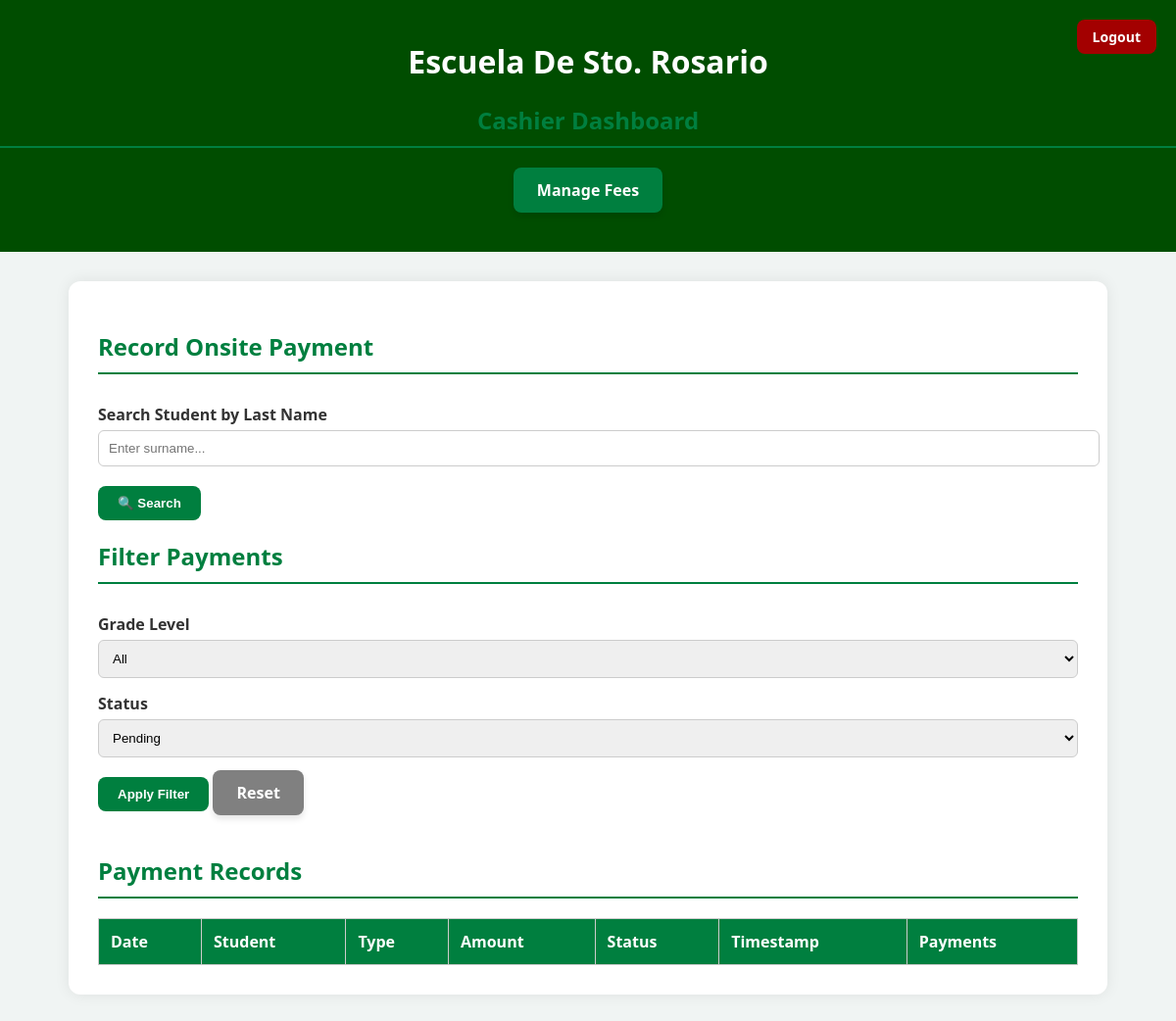
The page /Cashier/cashier_dashboard.php?filter_status=pending on the database as committed earlier.
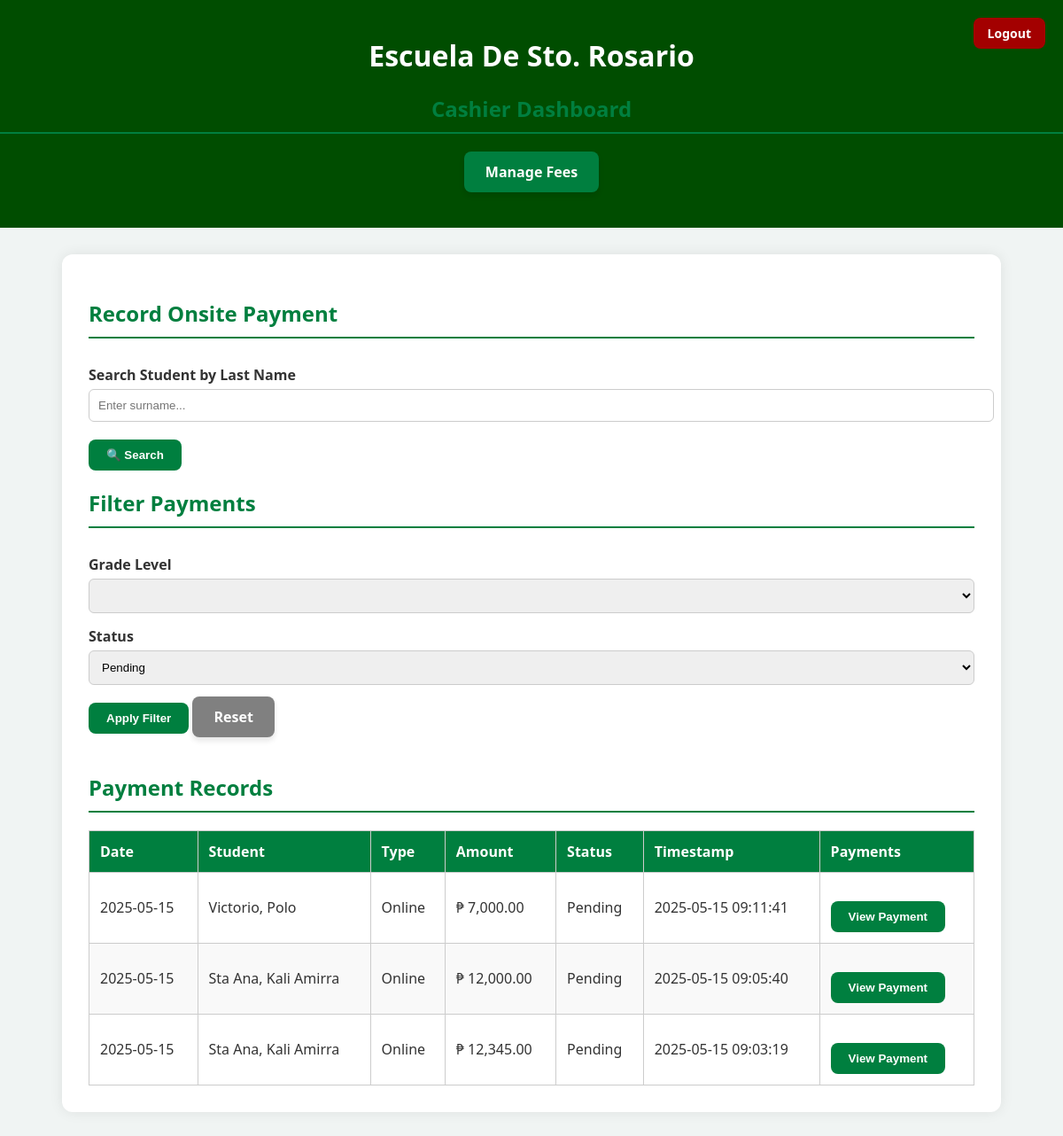
The same page on the database as committed later.
### tables this page shows
CREATE TABLE `student_payments` (
  `id` int(11) NOT NULL,
  `student_id` varchar(20) DEFAULT NULL,
  `payment_type` varchar(100) NOT NULL,
  `amount` decimal(10,2) NOT NULL,
  `payment_status` enum('pending','paid') DEFAULT 'pending',
  `payment_date` date DEFAULT NULL,
  `created_at` timestamp NOT NULL DEFAULT current_timestamp(),
  `reference_number` varchar(100) DEFAULT NULL,
  `screenshot_path` varchar(255) DEFAULT NULL,
  `screenshot` varchar(255) DEFAULT NULL
);

CREATE TABLE `students_registration` (
  `id` int(11) NOT NULL,
  `year` varchar(50) NOT NULL,
  `course` varchar(50) DEFAULT NULL,
  `lrn` varchar(50) NOT NULL,
  `lastname` varchar(100) NOT NULL,
  `firstname` varchar(100) NOT NULL,
  `middlename` varchar(100) NOT NULL,
  `specaddress` varchar(255) NOT NULL,
  `brgy` varchar(100) NOT NULL,
  `city` varchar(100) NOT NULL,
  `mother` varchar(100) NOT NULL,
  `father` varchar(100) NOT NULL,
  `gname` varchar(100) DEFAULT NULL,
  `sex` varchar(10) NOT NULL,
  `dob` date NOT NULL,
  `religion` varchar(50) NOT NULL,
  `emailaddress` varchar(100) NOT NULL,
  `contactno` varchar(20) NOT NULL,
  `schooltype` varchar(50) NOT NULL,
  `sname` varchar(255) DEFAULT NULL,
  `created_at` timestamp NOT NULL DEFAULT current_timestamp(),
  `enrollment_status` enum('waiting','enrolled') DEFAULT 'waiting',
  `student_type` varchar(10) DEFAULT NULL
);

### Cashier/cashier_dashboard.php (the view, shortened to what this page needs)
<?php
include __DIR__ . '/../db_connection.php';
$filter_sql = "WHERE 1=1";
if (!empty($_GET['filter_status'])) {
    $filter_status = $conn->real_escape_string($_GET['filter_status']);
    $filter_sql .= " AND sp.payment_status = '$filter_status'";
}
$payments = $conn->query("
    SELECT sp.*, sr.firstname, sr.lastname
    FROM student_payments sp
    JOIN students_registration sr ON sr.id = sp.student_id
    $filter_sql
    ORDER BY sp.created_at DESC
");
?>
<!DOCTYPE html>
<html lang="en">
<head>
</head>
<body>
<header style="position: relative;">
  <h1>Escuela De Sto. Rosario</h1>
  <h2>Cashier Dashboard</h2>
  <a href="admin_manage_fee.php" class="manage-button">Manage Fees</a>
  <a href="cashier_login.php" class="logout-btn">Logout</a>
</header>
<div class="container">
  <h2>Record Onsite Payment</h2>
  <form method="GET" action="cashier_dashboard.php">
      <label for="search_name">Search Student by Last Name</label>
      <input type="text" name="search_name" placeholder="Enter surname..." required>
      <button type="submit">🔍 Search</button>
  </form>
  <h2>Filter Payments</h2>
  <form method="GET" action="cashier_dashboard.php#filterForm" id="filterForm">
  <label>Grade Level</label>
  <select name="filter_grade_level">
  <option value="">All</option>
  <?php
  $grade_levels_result = $conn->query("SELECT DISTINCT year FROM students_registration ORDER BY year");
  while ($gl = $grade_levels_result->fetch_assoc()):
      $selected = ($_GET['filter_grade_level'] ?? '') == $gl['year'] ? "selected" : "";
      echo "<option value='{$gl['year']}' $selected>{$gl['year']}</option>";
  endwhile;
  ?>
</select>
    <label>Status</label>
    <select name="filter_status">
      <option value="pending" <?= ($_GET['filter_status'] ?? '') == "pending" ? "selected" : "" ?>>Pending</option>
    </select>
    <button type="submit">Apply Filter</button>
    <a href="cashier_dashboard.php" class="manage-button" style="background-color: gray;">Reset</a>
  </form>
  <h2>Payment Records</h2>
  <table>
    <thead>
      <tr>
        <th>Date</th>
        <th>Student</th>
        <th>Type</th>
        <th>Amount</th>
        <th>Status</th>
        <th>Timestamp</th>
        <th>Payments</th>
      </tr>
    </thead>
    <tbody>
    <?php while ($row = $payments->fetch_assoc()): ?>
      <tr id="payment-row-<?php echo $row['id']; ?>">
        <td><?= date("Y-m-d", strtotime($row['created_at'])) ?></td>
        <td><?= $row['lastname'] ?>, <?= $row['firstname'] ?></td>
        <td><?= $row['payment_type'] ?></td>
        <td>₱ <?= number_format($row['amount'], 2) ?></td>
        <td class="payment-status" id="status-<?php echo $row['id']; ?>">
            <?php
              if (!empty($row['payment_status'])) {
                  if ($row['payment_status'] === 'declined') {
                      echo "<span style='color: red;'>Declined</span>";
                  } elseif ($row['payment_status'] === 'paid') {
                      echo "<span style='color: green;'>Paid</span>";
                  } else {
                      echo ucfirst(htmlspecialchars($row['payment_status']));
                  }
              } else {
                  echo "Pending";
              }
            ?>
        </td>
        <td><?= $row['created_at'] ?></td>
        <td>
          <button
            class="view-payment-btn"
            data-id="<?= $row['id'] ?>"
            data-student="<?= $row['lastname'] ?>, <?= $row['firstname'] ?>"
            data-type="<?= $row['payment_type'] ?>"
            data-amount="<?= $row['amount'] ?>"
            data-status="<?= ucfirst($row['payment_status']) ?>"
            data-reference="<?= $row['reference_number'] ?>"
            data-or="<?= $row['or_number'] ?>"
            data-screenshot="<?= $row['screenshot_path'] ?>"
          >
            View Payment
          </button>
        </td>
      </tr>
    <?php endwhile; ?>
</tbody>
</table>
</body>
</html>

### Cashier/cashier_dashboard.php (style rules this page uses)
body { font-family: 'Segoe UI', Tahoma, Geneva, Verdana, sans-serif; background-color: #f0f4f3; margin: 0; padding: 0; color: #333; }
.container { width: 90%; max-width: 1000px; margin: 30px auto; background: white; padding: 30px; border-radius: 12px; box-shadow: 0 0 15px rgba(0, 0, 0, 0.08); }
h2 { color: #007f3f; border-bottom: 2px solid #007f3f; padding-bottom: 10px; }
table { width: 100%; border-collapse: collapse; margin-top: 20px; }
table, th, td { border: 1px solid #ccc; }
th, td { padding: 12px; text-align: left; }
th { background-color: #007f3f; color: white; }
tr:nth-child(even) { background-color: #f9f9f9; }
a { color: #007f3f; text-decoration: none; font-weight: bold; }
form { margin-top: 30px; }
label { display: block; margin-top: 15px; font-weight: bold; }
select, input[type="text"], input[type="number"] { width: 100%; padding: 10px; margin-top: 5px; border: 1px solid #ccc; border-radius: 6px; }
button { margin-top: 20px; background-color: #007f3f; color: white; padding: 10px 20px; border: none; border-radius: 8px; font-weight: bold; cursor: pointer; transition: background-color 0.3s ease; }
.manage-button { display: inline-block; background-color: #007f3f; color: white; padding: 12px 24px; margin-bottom: 20px; text-decoration: none; font-size: 16px; font-weight: bold; border-radius: 8px; transition: background-color 0.3s ease, transform 0.2s ease; box-shadow: 0 4px 6px rgba(0, 0, 0, 0.1); }
header { background-color: #004d00; color: white; text-align: center; padding: 20px 0; position: relative; }
.logout-btn { position: absolute; top: 20px; right: 20px; background-color: #a30000; color: white; border: none; padding: 8px 16px; border-radius: 8px; font-weight: bold; cursor: pointer; transition: background-color 0.3s ease; text-decoration: none; font-size: 14px; }

Rows that differ between the two databases and show on the page:
added student_payments: created_at "2025-05-15", students_registration.lastname "Victorio", students_registration.firstname "Polo", payment_type "Online", amount "7,000.00", payment_status "Pending", created_at "2025-05-15 09:11:41"
added student_payments: created_at "2025-05-15", students_registration.lastname "Sta Ana", students_registration.firstname "Kali Amirra", payment_type "Online", amount "12,000.00", payment_status "Pending", created_at "2025-05-15 09:05:40"
added student_payments: created_at "2025-05-15", students_registration.lastname "Sta Ana", students_registration.firstname "Kali Amirra", payment_type "Online", amount "12,345.00", payment_status "Pending", created_at "2025-05-15 09:03:19"
Other text that changed with them:
form field filter_grade_level: "All" → (not shown)
